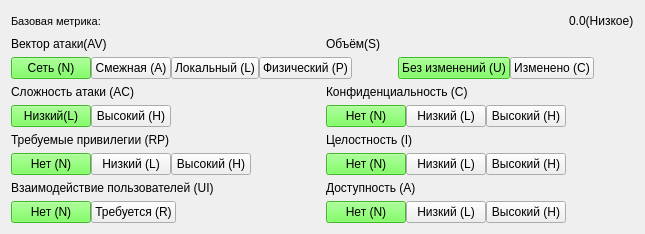
               <widget class="QWidget" name="widgetBaseScore" native="true">
                <layout class="QVBoxLayout" name="verticalLayout_6">
                 <item>
                  <layout class="QHBoxLayout" name="horizontalLayout_4">
                   <item>
                    <widget class="QLabel" name="label">
                     <property name="font">
                      <font>
                       <family>MS Shell Dlg 2</family>
                       <pointsize>8</pointsize>
                       <weight>9</weight>
                       <italic>false</italic>
                       <bold>false</bold>
                      </font>
                     </property>
                     <property name="lineWidth">
                      <number>1</number>
                     </property>
                     <property name="text">
                      <string>Базовая метрика:</string>
                     </property>
                     <property name="textFormat">
                      <enum>Qt::AutoText</enum>
                     </property>
                    </widget>
                   </item>
                   <item>
                    <spacer name="horizontalSpacer_3">
                     <property name="orientation">
                      <enum>Qt::Horizontal</enum>
                     </property>
                     <property name="sizeHint" stdset="0">
                      <size>
                       <width>40</width>
                       <height>20</height>
                      </size>
                     </property>
                    </spacer>
                   </item>
                   <item>
                    <widget class="QLabel" name="labelUnputBase">
                     <property name="text">
                      <string>0.0(Низкое)</string>
                     </property>
                    </widget>
                   </item>
                  </layout>
                 </item>
                 <item>
                  <layout class="QHBoxLayout" name="horizontalLayout_5">
                   <item>
                    <widget class="QLabel" name="label_2">
                     <property name="text">
                      <string>Вектор атаки(AV)</string>
                     </property>
                    </widget>
                   </item>
                   <item>
                    <widget class="QLabel" name="label_3">
                     <property name="text">
                      <string>Объём(S)</string>
                     </property>
                    </widget>
                   </item>
                  </layout>
                 </item>
                 <item>
                  <layout class="QHBoxLayout" name="horizontalLayout_8">
                   <item>
                    <layout class="QHBoxLayout" name="horizontalLayout_6">
                     <property name="spacing">
                      <number>0</number>
                     </property>
                     <item>
                      <widget class="QPushButton" name="baseAvNetworkBtn">
                       <property name="sizePolicy">
                        <sizepolicy hsizetype="Fixed" vsizetype="Fixed">
                         <horstretch>0</horstretch>
                         <verstretch>0</verstretch>
                        </sizepolicy>
                       </property>
                       <property name="styleSheet">
                        <string notr="true">background-color: rgb(92, 255, 56);</string>
                       </property>
                       <property name="text">
                        <string>Сеть (N)</string>
                       </property>
                      </widget>
                     </item>
                     <item>
                      <widget class="QPushButton" name="baseAvAdjacentBtn">
                       <property name="sizePolicy">
                        <sizepolicy hsizetype="Fixed" vsizetype="Fixed">
                         <horstretch>0</horstretch>
                         <verstretch>0</verstretch>
                        </sizepolicy>
                       </property>
                       <property name="text">
                        <string>Смежная (A)</string>
                       </property>
                      </widget>
                     </item>
                     <item>
                      <widget class="QPushButton" name="baseAvLocalBtn">
                       <property name="sizePolicy">
                        <sizepolicy hsizetype="Fixed" vsizetype="Fixed">
                         <horstretch>0</horstretch>
                         <verstretch>0</verstretch>
                        </sizepolicy>
                       </property>
                       <property name="text">
                        <string>Локальный (L)</string>
                       </property>
                      </widget>
                     </item>
                     <item>
                      <widget class="QPushButton" name="baseAvPhysicalBtn">
                       <property name="sizePolicy">
                        <sizepolicy hsizetype="Fixed" vsizetype="Fixed">
                         <horstretch>0</horstretch>
                         <verstretch>0</verstretch>
                        </sizepolicy>
                       </property>
                       <property name="text">
                        <string>Физический (P)</string>
                       </property>
                      </widget>
                     </item>
                     <item>
                      <spacer name="horizontalSpacer_43">
                       <property name="orientation">
                        <enum>Qt::Horizontal</enum>
                       </property>
                       <property name="sizeHint" stdset="0">
                        <size>
                         <width>40</width>
                         <height>20</height>
                        </size>
                       </property>
                      </spacer>
                     </item>
                    </layout>
                   </item>
                   <item>
                    <layout class="QHBoxLayout" name="horizontalLayout_7">
                     <property name="spacing">
                      <number>0</number>
                     </property>
                     <item>
                      <widget class="QPushButton" name="baseSUnchangedBtn">
                       <property name="sizePolicy">
                        <sizepolicy hsizetype="Fixed" vsizetype="Fixed">
                         <horstretch>0</horstretch>
                         <verstretch>0</verstretch>
                        </sizepolicy>
                       </property>
                       <property name="styleSheet">
                        <string notr="true">background-color: rgb(92, 255, 56);</string>
                       </property>
                       <property name="text">
                        <string>Без изменений (U)</string>
                       </property>
                      </widget>
                     </item>
                     <item>
                      <widget class="QPushButton" name="baseSChangedBtn">
                       <property name="sizePolicy">
                        <sizepolicy hsizetype="Fixed" vsizetype="Fixed">
                         <horstretch>0</horstretch>
                         <verstretch>0</verstretch>
                        </sizepolicy>
                       </property>
                       <property name="text">
                        <string>Изменено (C)</string>
                       </property>
                      </widget>
                     </item>
                     <item>
                      <spacer name="horizontalSpacer_41">
                       <property name="orientation">
                        <enum>Qt::Horizontal</enum>
                       </property>
                       <property name="sizeHint" stdset="0">
                        <size>
                         <width>40</width>
                         <height>20</height>
                        </size>
                       </property>
                      </spacer>
                     </item>
                    </layout>
                   </item>
                  </layout>
                 </item>
                 <item>
                  <layout class="QHBoxLayout" name="horizontalLayout_12">
                   <item>
                    <widget class="QLabel" name="label_4">
                     <property name="text">
                      <string>Сложность атаки (AC)</string>
                     </property>
                    </widget>
                   </item>
                   <item>
                    <widget class="QLabel" name="label_5">
                     <property name="text">
                      <string>Конфиденциальность (C)</string>
                     </property>
                    </widget>
                   </item>
                  </layout>
                 </item>
                 <item>
                  <layout class="QHBoxLayout" name="horizontalLayout_9">
                   <item>
                    <layout class="QHBoxLayout" name="horizontalLayout_10">
                     <property name="spacing">
                      <number>0</number>
                     </property>
                     <item>
                      <widget class="QPushButton" name="baseAcLowBtn">
                       <property name="sizePolicy">
                        <sizepolicy hsizetype="Fixed" vsizetype="Fixed">
                         <horstretch>0</horstretch>
                         <verstretch>0</verstretch>
                        </sizepolicy>
                       </property>
                       <property name="styleSheet">
                        <string notr="true">background-color: rgb(92, 255, 56);</string>
                       </property>
                       <property name="text">
                        <string>Низкий(L)</string>
                       </property>
                      </widget>
                     </item>
                     <item>
                      <widget class="QPushButton" name="baseAcHighBtn">
                       <property name="sizePolicy">
                        <sizepolicy hsizetype="Fixed" vsizetype="Fixed">
                         <horstretch>0</horstretch>
                         <verstretch>0</verstretch>
                        </sizepolicy>
                       </property>
                       <property name="text">
                        <string>Высокий (H)</string>
                       </property>
                      </widget>
                     </item>
                     <item>
                      <spacer name="horizontalSpacer_38">
                       <property name="orientation">
                        <enum>Qt::Horizontal</enum>
                       </property>
                       <property name="sizeHint" stdset="0">
                        <size>
                         <width>40</width>
                         <height>20</height>
                        </size>
                       </property>
                      </spacer>
                     </item>
                    </layout>
                   </item>
                   <item>
                    <layout class="QHBoxLayout" name="horizontalLayout_11">
                     <property name="spacing">
                      <number>0</number>
                     </property>
                     <item>
                      <widget class="QPushButton" name="baseCNoneBtn">
                       <property name="sizePolicy">
                        <sizepolicy hsizetype="Fixed" vsizetype="Fixed">
                         <horstretch>0</horstretch>
                         <verstretch>0</verstretch>
                        </sizepolicy>
                       </property>
                       <property name="styleSheet">
                        <string notr="true">background-color: rgb(92, 255, 56);</string>
                       </property>
                       <property name="text">
                        <string>Нет (N)</string>
                       </property>
                      </widget>
                     </item>
                     <item>
                      <widget class="QPushButton" name="baseCLowBtn">
                       <property name="sizePolicy">
                        <sizepolicy hsizetype="Fixed" vsizetype="Fixed">
                         <horstretch>0</horstretch>
                         <verstretch>0</verstretch>
                        </sizepolicy>
                       </property>
                       <property name="text">
                        <string>Низкий (L)</string>
                       </property>
                      </widget>
                     </item>
                     <item>
                      <widget class="QPushButton" name="baseCHighBtn">
                       <property name="sizePolicy">
                        <sizepolicy hsizetype="Fixed" vsizetype="Fixed">
                         <horstretch>0</horstretch>
                         <verstretch>0</verstretch>
                        </sizepolicy>
                       </property>
                       <property name="text">
                        <string>Высокий (H)</string>
                       </property>
                      </widget>
                     </item>
                     <item>
                      <spacer name="horizontalSpacer_4">
                       <property name="orientation">
                        <enum>Qt::Horizontal</enum>
                       </property>
                       <property name="sizeHint" stdset="0">
                        <size>
                         <width>40</width>
                         <height>20</height>
                        </size>
                       </property>
                      </spacer>
                     </item>
                    </layout>
                   </item>
                  </layout>
                 </item>
                 <item>
                  <layout class="QHBoxLayout" name="horizontalLayout_13">
                   <item>
                    <widget class="QLabel" name="label_6">
                     <property name="text">
                      <string>Требуемые привилегии (RP)</string>
                     </property>
                    </widget>
                   </item>
                   <item>
                    <widget class="QLabel" name="label_7">
                     <property name="text">
                      <string>Целостность (I)</string>
                     </property>
                    </widget>
                   </item>
                  </layout>
                 </item>
                 <item>
                  <layout class="QHBoxLayout" name="horizontalLayout_14">
                   <item>
                    <layout class="QHBoxLayout" name="horizontalLayout_15">
                     <property name="spacing">
                      <number>0</number>
                     </property>
                     <item>
                      <widget class="QPushButton" name="baseRpNoneBtn">
                       <property name="sizePolicy">
                        <sizepolicy hsizetype="Fixed" vsizetype="Fixed">
                         <horstretch>0</horstretch>
                         <verstretch>0</verstretch>
                        </sizepolicy>
                       </property>
                       <property name="styleSheet">
                        <string notr="true">background-color: rgb(92, 255, 56);</string>
                       </property>
                       <property name="text">
                        <string>Нет (N)</string>
                       </property>
                      </widget>
                     </item>
                     <item>
                      <widget class="QPushButton" name="baseRpLowBtn">
                       <property name="sizePolicy">
                        <sizepolicy hsizetype="Fixed" vsizetype="Fixed">
                         <horstretch>0</horstretch>
                         <verstretch>0</verstretch>
                        </sizepolicy>
                       </property>
                       <property name="text">
                        <string>Низкий (L)</string>
                       </property>
                      </widget>
                     </item>
                     <item>
                      <widget class="QPushButton" name="baseRpHighBtn">
                       <property name="sizePolicy">
                        <sizepolicy hsizetype="Fixed" vsizetype="Fixed">
                         <horstretch>0</horstretch>
                         <verstretch>0</verstretch>
                        </sizepolicy>
                       </property>
                       <property name="text">
                        <string>Высокий (H)</string>
                       </property>
                      </widget>
                     </item>
                     <item>
                      <spacer name="horizontalSpacer_7">
                       <property name="orientation">
                        <enum>Qt::Horizontal</enum>
                       </property>
                       <property name="sizeHint" stdset="0">
                        <size>
                         <width>40</width>
                         <height>20</height>
                        </size>
                       </property>
                      </spacer>
                     </item>
                    </layout>
                   </item>
                   <item>
                    <layout class="QHBoxLayout" name="horizontalLayout_16">
                     <property name="spacing">
                      <number>0</number>
                     </property>
                     <item>
                      <widget class="QPushButton" name="baseINoneBtn">
                       <property name="sizePolicy">
                        <sizepolicy hsizetype="Fixed" vsizetype="Fixed">
                         <horstretch>0</horstretch>
                         <verstretch>0</verstretch>
                        </sizepolicy>
                       </property>
                       <property name="styleSheet">
                        <string notr="true">background-color: rgb(92, 255, 56);</string>
                       </property>
                       <property name="text">
                        <string>Нет (N)</string>
                       </property>
                      </widget>
                     </item>
                     <item>
                      <widget class="QPushButton" name="baseILowBtn">
                       <property name="sizePolicy">
                        <sizepolicy hsizetype="Fixed" vsizetype="Fixed">
                         <horstretch>0</horstretch>
                         <verstretch>0</verstretch>
                        </sizepolicy>
                       </property>
                       <property name="text">
                        <string>Низкий (L)</string>
                       </property>
                      </widget>
                     </item>
                     <item>
                      <widget class="QPushButton" name="baseIHighBtn">
                       <property name="sizePolicy">
                        <sizepolicy hsizetype="Fixed" vsizetype="Fixed">
                         <horstretch>0</horstretch>
                         <verstretch>0</verstretch>
                        </sizepolicy>
                       </property>
                       <property name="text">
                        <string>Высокий (H)</string>
                       </property>
                      </widget>
                     </item>
                     <item>
                      <spacer name="horizontalSpacer_5">
                       <property name="orientation">
                        <enum>Qt::Horizontal</enum>
                       </property>
                       <property name="sizeHint" stdset="0">
                        <size>
                         <width>40</width>
                         <height>20</height>
                        </size>
                       </property>
                      </spacer>
                     </item>
                    </layout>
                   </item>
                  </layout>
                 </item>
                 <item>
                  <layout class="QHBoxLayout" name="horizontalLayout_29">
                   <item>
                    <widget class="QLabel" name="label_14">
                     <property name="text">
                      <string>Взаимодействие пользователей (UI)</string>
                     </property>
                    </widget>
                   </item>
                   <item>
                    <widget class="QLabel" name="label_15">
                     <property name="text">
                      <string>Доступность (A)</string>
                     </property>
                    </widget>
                   </item>
                  </layout>
                 </item>
                 <item>
                  <layout class="QHBoxLayout" name="horizontalLayout_30">
                   <item>
                    <layout class="QHBoxLayout" name="horizontalLayout_31">
                     <property name="spacing">
                      <number>0</number>
                     </property>
                     <item>
                      <widget class="QPushButton" name="baseUINoneBtn">
                       <property name="sizePolicy">
                        <sizepolicy hsizetype="Fixed" vsizetype="Fixed">
                         <horstretch>0</horstretch>
                         <verstretch>0</verstretch>
                        </sizepolicy>
                       </property>
                       <property name="styleSheet">
                        <string notr="true">background-color: rgb(92, 255, 56);</string>
                       </property>
                       <property name="text">
                        <string>Нет (N)</string>
                       </property>
                      </widget>
                     </item>
                     <item>
                      <widget class="QPushButton" name="baseUIRequiredBtn">
                       <property name="sizePolicy">
                        <sizepolicy hsizetype="Fixed" vsizetype="Fixed">
                         <horstretch>0</horstretch>
                         <verstretch>0</verstretch>
                        </sizepolicy>
                       </property>
                       <property name="text">
                        <string>Требуется (R)</string>
                       </property>
                      </widget>
                     </item>
                     <item>
                      <spacer name="horizontalSpacer_40">
                       <property name="orientation">
                        <enum>Qt::Horizontal</enum>
                       </property>
                       <property name="sizeHint" stdset="0">
                        <size>
                         <width>40</width>
                         <height>20</height>
                        </size>
                       </property>
                      </spacer>
                     </item>
                    </layout>
                   </item>
                   <item>
                    <layout class="QHBoxLayout" name="horizontalLayout_32">
                     <property name="spacing">
                      <number>0</number>
                     </property>
                     <item>
                      <widget class="QPushButton" name="baseANoneBtn">
                       <property name="sizePolicy">
                        <sizepolicy hsizetype="Fixed" vsizetype="Fixed">
                         <horstretch>0</horstretch>
                         <verstretch>0</verstretch>
                        </sizepolicy>
                       </property>
                       <property name="styleSheet">
                        <string notr="true">background-color: rgb(92, 255, 56);</string>
                       </property>
                       <property name="text">
                        <string>Нет (N)</string>
                       </property>
                      </widget>
                     </item>
                     <item>
                      <widget class="QPushButton" name="baseALowBtn">
                       <property name="sizePolicy">
                        <sizepolicy hsizetype="Fixed" vsizetype="Fixed">
                         <horstretch>0</horstretch>
                         <verstretch>0</verstretch>
                        </sizepolicy>
                       </property>
                       <property name="text">
                        <string>Низкий (L)</string>
                       </property>
                      </widget>
                     </item>
                     <item>
                      <widget class="QPushButton" name="baseAHighBtn">
                       <property name="sizePolicy">
                        <sizepolicy hsizetype="Fixed" vsizetype="Fixed">
                         <horstretch>0</horstretch>
                         <verstretch>0</verstretch>
                        </sizepolicy>
                       </property>
                       <property name="text">
                        <string>Высокий (H)</string>
                       </property>
                      </widget>
                     </item>
                     <item>
                      <spacer name="horizontalSpacer_6">
                       <property name="orientation">
                        <enum>Qt::Horizontal</enum>
                       </property>
                       <property name="sizeHint" stdset="0">
                        <size>
                         <width>40</width>
                         <height>20</height>
                        </size>
                       </property>
                      </spacer>
                     </item>
                    </layout>
                   </item>
                  </layout>
                 </item>
                </layout>
               </widget>
